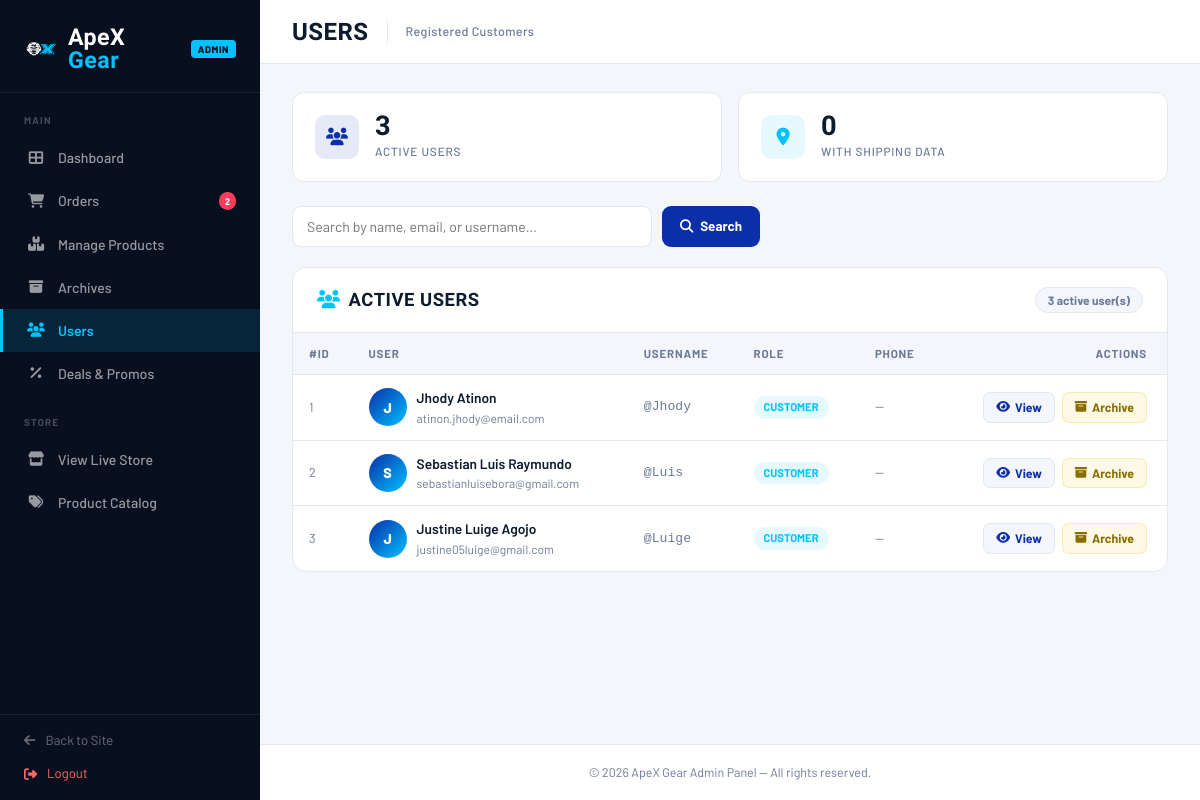
/admin/manage_users.php (signed in), run on the app's committed database.
### tables this page shows
CREATE TABLE `users_tbl` (
  `user_id` int(11) NOT NULL,
  `first_name` varchar(50) NOT NULL,
  `last_name` varchar(50) NOT NULL,
  `m_name` varchar(50) DEFAULT NULL,
  `gender` varchar(20) DEFAULT NULL,
  `username` varchar(50) NOT NULL,
  `email` varchar(100) NOT NULL,
  `password` varchar(255) NOT NULL,
  `otp_code` int(6) DEFAULT NULL
);

### classes/Inventory.php (called while the page is built, shortened)
<?php
class Inventory
{
    public function getOrderItems($orderId)
    {
        $out = [];
        foreach ($_SESSION['fake_db']['order_items'] as $it) {
            if ((int)$it['order_id'] === (int)$orderId) $out[] = $it;
        }
        return $out;
    }
    public function getAllOrders(): array
    {
        $out = [];
        foreach ($_SESSION['fake_db']['orders'] as $ord) {
            $items   = $this->getOrderItems($ord['order_id']);
            $user    = $this->getUserById($ord['user_id'] ?? 0);
            $ordCopy = $ord;
            $ordCopy['id']             = $ord['order_id'];
            $ordCopy['total']          = $ord['total_amount'] ?? $ord['total'] ?? 0;
            $ordCopy['items']          = $items;
            $ordCopy['items_count']    = count($items);
            $ordCopy['customer_name']  = $user ? trim(($user['first_name'] ?? '') . ' ' . ($user['last_name'] ?? '')) ?: ($user['username'] ?? 'Guest') : ($ord['customer_name'] ?? 'Guest');
            $ordCopy['customer_email'] = $user['email'] ?? ($ord['email'] ?? '');
            $ordCopy['username']       = $user['username'] ?? ($ord['username'] ?? 'Guest');
            $ordCopy['email']          = $user['email']    ?? ($ord['email']    ?? '');
            $ordCopy['remarks']        = $ord['remarks']   ?? '';
            $ordCopy['updated_at']     = $ord['updated_at'] ?? null;
            $out[] = $ordCopy;
        }
        return $out;
    }
    public function getUserById($userId)
    {
        return null;
    }
}

### admin/manage_users.php (the view, shortened to what this page needs)
<?php
require_once __DIR__ . '/../classes/Inventory.php';
$inv = new Inventory();
$allOrders = $inv->getAllOrders();
$pendingOrders = count(array_filter($allOrders, fn($o) => strtolower($o['order_status'] ?? '') === 'on process'));
$db = new Database();
$conn = $db->getConnection();
$search = trim($_GET['q'] ?? '');
$query = "
    SELECT u.user_id, u.first_name, u.last_name, u.m_name, u.gender, u.username, u.email,
           p.bio, p.street_address, p.city, p.zip_code, p.phone_number, p.image_path
    FROM users_tbl u
    LEFT JOIN users_profiles_tbl p ON u.user_id = p.user_id
";
if ($search !== '') {
    $searchTerm = '%' . $search . '%';
    $query .= " WHERE u.first_name LIKE ? OR u.last_name LIKE ? OR u.username LIKE ? OR u.email LIKE ?";
    $stmt = $conn->prepare($query);
    $stmt->bind_param("ssss", $searchTerm, $searchTerm, $searchTerm, $searchTerm);
    $stmt->execute();
    $result = $stmt->get_result();
} else {
    $result = $conn->query($query);
}
$users = [];
while ($row = $result->fetch_assoc()) {
    $shipStmt = $conn->prepare("SELECT street_address, city, zip_code, phone_number FROM shipping_address_tbl WHERE user_id = ? ORDER BY address_id DESC LIMIT 1");
    $shipStmt->bind_param("i", $row['user_id']);
    $shipStmt->execute();
    $shipRes = $shipStmt->get_result();
    $row['shipping'] = $shipRes->fetch_assoc();
    $users[] = $row;
}
$userCount = count($users);
?>
<!DOCTYPE html>
<html lang="en">
<head>
    <link href="https://cdn.jsdelivr.net/npm/bootstrap@5.3.3/dist/css/bootstrap.min.css" rel="stylesheet">
    <link href="https://cdnjs.cloudflare.com/ajax/libs/font-awesome/6.5.0/css/all.min.css" rel="stylesheet">
    <link href="../assets/css/style.css" rel="stylesheet">
    <link href="../assets/css/admin-style.css" rel="stylesheet">
</head>
<body>
<aside class="sidebar" id="sidebar">
    <a href="../index.php" class="sidebar-brand">
        <img src="../assets/images/ApeX Logo.png" alt="ApeX Gear">
        <div class="sidebar-brand-text"><span class="t1">ApeX </span><span class="t2">Gear</span></div>
        <span class="sidebar-badge">Admin</span>
    </a>
    <nav class="sidebar-nav">
        <div class="sidebar-section-label">Main</div>
        <a href="apex26admin.php"><i class="fas fa-th-large"></i> Dashboard</a>
        <a href="manage_orders.php">
            <i class="fas fa-shopping-cart"></i> Orders
            <?php if ($pendingOrders > 0): ?><span class="nav-badge"><?php echo $pendingOrders; ?></span><?php endif; ?>
        </a>
        <a href="manage_products.php"><i class="fas fa-boxes"></i> Manage Products</a>
        <a href="manage_archives.php"><i class="fas fa-archive"></i> Archives</a>
        <a href="manage_users.php" class="active"><i class="fas fa-users"></i> Users</a>
        <a href="manage_deals.php"><i class="fas fa-percentage"></i> Deals &amp; Promos</a>
        <div class="sidebar-section-label">Store</div>
        <a href="../index.php" target="_blank"><i class="fas fa-store"></i> View Live Store</a>
        <a href="../index.php?page=products" target="_blank"><i class="fas fa-tags"></i> Product Catalog</a>
    </nav>
    <div class="sidebar-footer" style="display: flex; flex-direction: column; gap: 14px;">
        <a href="../index.php"><i class="fas fa-arrow-left"></i> Back to Site</a>
        <a href="admin_logout.php" style="color: #ff6b6b;"><i class="fas fa-sign-out-alt"></i> Logout</a>
    </div>
</aside>
<div class="main-wrap">
    <header class="topbar">
        <div class="topbar-left">
            <span class="topbar-title">Users</span>
            <span class="topbar-crumb">Registered Customers</span>
        </div>
    </header>
    <main class="page-body">
        <div class="stat-row">
            <div class="stat-card">
                <div class="stat-icon blue"><i class="fas fa-users"></i></div>
                <div><div class="stat-val"><?php echo $userCount; ?></div><div class="stat-lbl">Active Users</div></div>
            </div>
            <div class="stat-card">
                <div class="stat-icon cyan"><i class="fas fa-map-marker-alt"></i></div>
                <div><div class="stat-val"><?php echo count(array_filter($users, fn($u) => !empty($u['shipping']))); ?></div><div class="stat-lbl">With Shipping Data</div></div>
            </div>
        </div>
        <form method="GET" class="search-bar">
            <input type="text" name="q" class="search-input" placeholder="Search by name, email, or username…" value="<?php echo htmlspecialchars($search); ?>">
            <button type="submit" class="search-btn"><i class="fas fa-search me-1"></i> Search</button>
        </form>
        <div class="panel">
            <div class="panel-header">
                <span class="panel-title"><i class="fas fa-users me-2" style="color:var(--accent);"></i>Active Users</span>
                <span class="panel-count"><?php echo $userCount; ?> active user(s)</span>
            </div>
            <?php if (empty($users)): ?>
            <div class="empty-state">
                <i class="fas fa-user-slash"></i>
                <p><?php echo $search ? 'No users match your search.' : 'No registered users yet.'; ?></p>
            </div>
            <?php else: ?>
            <div style="overflow-x:auto;">
            <table class="tbl">
                <thead>
                    <tr>
                        <th>#ID</th>
                        <th>User</th>
                        <th>Username</th>
                        <th>Role</th>
                        <th>Phone</th>
                        <th style="text-align:right;padding-right:20px;">Actions</th>
                    </tr>
                </thead>
                <tbody>
                <?php foreach ($users as $u):
                    $fullName = trim(($u['first_name'] ?? '') . ' ' . ($u['last_name'] ?? ''));
                    $initial = strtoupper(substr($fullName ?: $u['username'], 0, 1));
                ?>
                    <tr onclick='openUserModal(<?php echo json_encode($u, JSON_HEX_APOS | JSON_HEX_QUOT); ?>)' title="Click to view details">
                        <td style="color:var(--text-muted);font-size:.8rem;"><?php echo $u['user_id']; ?></td>
                        <td>
                            <div style="display:flex;align-items:center;gap:10px;">
                                <div class="avatar">
                                    <?php if (!empty($u['image_path'])): ?>
                                        <img src="<?php echo str_starts_with($u['image_path'], 'http') ? htmlspecialchars($u['image_path']) : '../' . htmlspecialchars($u['image_path']); ?>" alt="Profile" style="width:100%;height:100%;object-fit:cover;">
                                    <?php else: ?>
                                        <?php echo $initial; ?>
                                    <?php endif; ?>
                                </div>
                                <div>
                                    <div class="user-name"><?php echo htmlspecialchars($fullName); ?></div>
                                    <div class="user-meta"><?php echo htmlspecialchars($u['email'] ?? ''); ?></div>
                                </div>
                            </div>
                        </td>
                        <td style="font-family:monospace;font-size:.82rem;color:var(--text-muted);">@<?php echo htmlspecialchars($u['username'] ?? '—'); ?></td>
                        <td><span class="role-pill">Customer</span></td>
                        <td style="color:var(--text-muted);font-size:.83rem;"><?php echo htmlspecialchars($u['phone_number'] ?? '—'); ?></td>
                        <td style="text-align:right;padding-right:20px;" onclick="event.stopPropagation()">
                            <button class="act-btn btn-view" onclick='openUserModal(<?php echo json_encode($u, JSON_HEX_APOS | JSON_HEX_QUOT); ?>)'>
                                <i class="fas fa-eye"></i> View
                            </button>
                            <form method="POST" style="display:inline;" onsubmit="return confirm('Archive this user? They will be moved to the archives and can no longer log in.');">
                                <button type="submit" class="act-btn btn-archive ms-1"><i class="fas fa-archive"></i> Archive</button>
                            </form>
                        </td>
                    </tr>
                <?php endforeach; ?>
                </tbody>
            </table>
            </div>
            <?php endif; ?>
        </div>
    </main>
    <footer style="padding:18px 32px;border-top:1px solid var(--border);background:var(--card-bg);text-align:center;">
        <p style="font-size:.78rem;color:var(--text-muted);margin:0;">© 2026 ApeX Gear Admin Panel — All rights reserved.</p>
    </footer>
</div>
</body>
</html>

### assets/css/style.css (style rules this page uses)
:root { --apex-blue: #0b2fa8; --apex-blue-mid: #1549d4; --apex-blue-lt: #2d6be4; --apex-accent: #00c2ff; --apex-dark: #060f2e; --apex-white: #ffffff; --apex-grey: #f0f4ff; --apex-border: #d0daf8; --apex-text: #1a1f3c; --apex-muted: #6b78a8; --nav-h: 64px; }
*, *::before, *::after { box-sizing: border-box; margin: 0; padding: 0; }
body { font-family: 'Barlow', sans-serif; color: var(--apex-text); background: var(--apex-white); display: flex; flex-direction: column; min-height: 100vh; }
.topbar { background: var(--apex-dark); color: #a0b0d8; font-size: .78rem; padding: 6px 0; letter-spacing: .03em; }
.stat-lbl { font-size: .72rem; font-weight: 600; letter-spacing: .12em; text-transform: uppercase; color: rgba(255, 255, 255, .6); margin-top: 2px; }
footer { background: var(--apex-dark); padding: 56px 0 0; color: rgba(255, 255, 255, .55); margin-top: auto; }

### data on the page
users_tbl: user_id "1", initial "J", fullName "Jhody Atinon", email "atinon.jhody@email.com", username "Jhody", phone_number "—"
users_tbl: user_id "2", initial "S", fullName "Sebastian Luis Raymundo", email "sebastianluisebora@gmail.com", username "Luis", phone_number "—"
users_tbl: user_id "3", initial "J", fullName "Justine Luige Agojo", email "justine05luige@gmail.com", username "Luige", phone_number "—"

### other printed values
$pendingOrders "2"
$userCount "3"
count(array_filter($users, fn($u) => !empty($u['shipping']))) "0"
